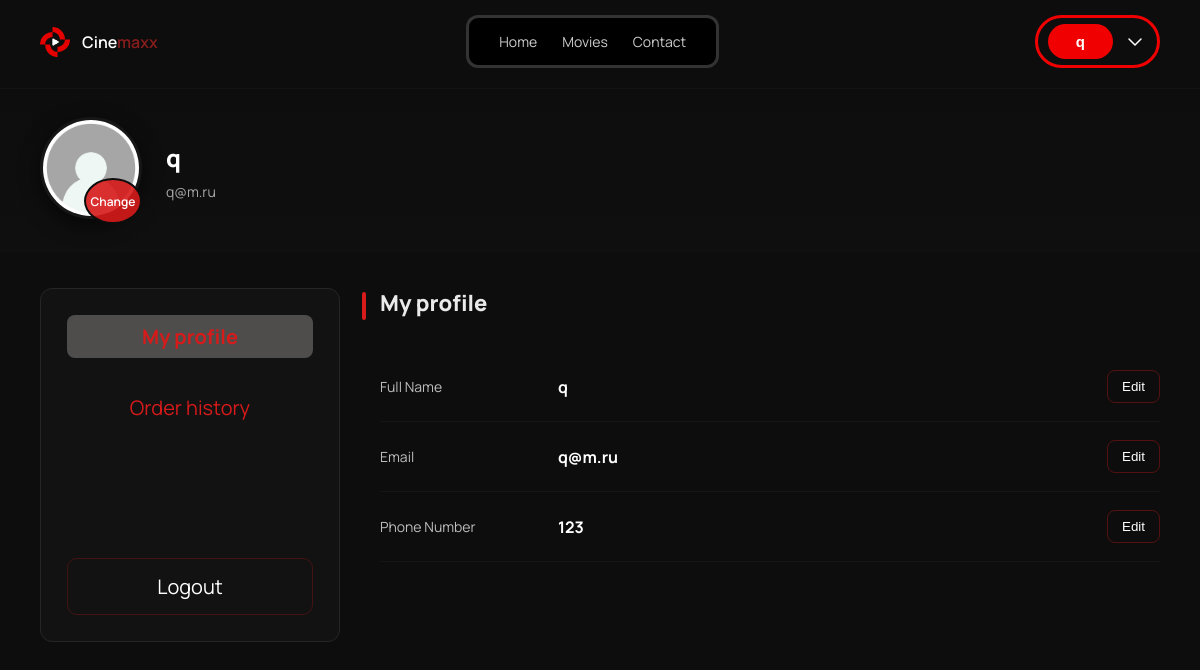
Page /users/profile/ (signed in) on the committed database.
### users/models.py (models this page shows)
class User(AbstractUser):
    full_name = models.CharField(max_length=255, blank=False)
    phone_number = models.CharField(max_length=15, blank=False)
    avatar = models.ImageField(upload_to='avatars/', blank=True, null=True)

### users/views.py (the view, shortened to what this page needs)
# urls.py: path('profile/', profile, name='profile'),
@login_required(login_url='users:login')
def profile(request):
    user_bookings = Booking.objects.filter(user=request.user).select_related('showtime__movie', 'showtime__hall')
    now = timezone.now()
    active_orders = user_bookings.filter(showtime__start_time__gte=now).order_by('showtime__start_time')
    past_orders = user_bookings.filter(showtime__start_time__lt=now).order_by('-showtime__start_time')
    context = {
        'active_orders': active_orders,
        'past_orders': past_orders,
    }
    return render(request, 'users/profile.html', context)

### users/templates/users/profile.html (shortened to what this page needs)
{% extends "movies/base.html" %}
{% load static %}
{% block css %}
    <link rel="stylesheet" href="{% static 'css/users/profile.css' %}">
{% endblock %}
{% block content %}
  <main class="profile-main">
    <section class="profile-banner">
      <div class="profile-left">
        <div class="avatar-container">
          {% if user.avatar %}
            <img class="avatar" src="{{ user.avatar.url }}" alt="User avatar">
          {% else %}
            <img class="avatar" src="{% static 'icons/default_avatar.jpg' %}" alt="User avatar">
          {% endif %}
          <label for="avatarInput" class="avatar-change-btn">Change</label>
        </div>
      </div>
      <div class="profile-info">
        <h1 class="full-name">{{ user.full_name }}  </h1>
        <p class="email">{{ user.email }}</p>
      </div>
    </section>
  </main>
  <section class="profile-details">
    <div class="profile-container">
      <aside class="profile-sidebar">
        <div class="sidebar-card">
          <nav class="side-nav">
            <a href="#" class="side-link active">My profile</a>
            <a href="#" class="side-link">Order history</a>
          </nav>
          <div class="logout-area">
            <a href="{% url 'users:logout' %}" class="logout-btn">Logout</a>
          </div>
        </div>
      </aside>
      <div class="profile-panel">
          <div class="panel-profile panel-view">
            <div class="panel-header">
              <h2>My profile</h2>
            </div>
            <form action="{% url 'users:profile' %}" method="post" enctype="multipart/form-data" id="profileForm">
              <div class="panel-body">
                <div class="field-row">
                  <div class="label">Full Name</div>
                  <div class="value">
                    <strong class="display-text">{{ user.full_name }}</strong>
                  </div>
                  <div class="actions">
                    <button type="button" class="edit-btn" data-field="full_name">Edit</button>
                  </div>
                </div>
                <div class="field-row">
                  <div class="label">Email</div>
                  <div class="value">
                    <strong class="display-text">{{ user.email }}</strong>
                  </div>
                  <div class="actions">
                    <button type="button" class="edit-btn" data-field="email">Edit</button>
                  </div>
                </div>
                <div class="field-row">
                  <div class="label">Phone Number</div>
                  <div class="value">
                    <strong class="display-text">{{ user.phone_number }}</strong>
                  </div>
                  <div class="actions">
                    <button type="button" class="edit-btn" data-field="phone_number">Edit</button>
                  </div>
                </div>
              </div>
            </form>
          </div>
      </div>
    </div>
  </section>
{% endblock %}

### movies/templates/movies/base.html (shortened to what this page needs)
{% load static %}
<!DOCTYPE html>
<html lang="en">
<head>
        {% block css %}{% endblock %}
</head>
<body>
<header class="navbar">
  <div class="logo">
    <img src="{% static 'icons/Vector.png' %}" alt="Cinemaxx Logo">
    <span class="brand">
      <span class="cine">Cine</span><span class="maxx">maxx</span>
    </span>
  </div>
  <nav class="menu-box" id="mainMenu">
    <a href="{% url 'movies:homepage' %}">Home</a>
    <a href="{% url 'movies:movies' %}">Movies</a>
    <a href="{% url 'movies:contact' %}">Contact</a>
  </nav>
  {% if user.is_authenticated %}
    <div class="profile-dropdown" id="profileDropdown">
        <button class="profile-btn" id="profileBtn" aria-haspopup="true" aria-expanded="false">
          <span class="profile-name">{{ user.full_name }}</span>
          <span class="arrow" aria-hidden="true">
            <svg width="24px" height="24px" stroke-width="1.5" viewBox="0 0 24 24" fill="none" xmlns="http://www.w3.org/2000/svg" color="#ffffff" aria-hidden="true">
              <path d="M6 9L12 15L18 9" stroke="#ffffff" stroke-width="1.5" stroke-linecap="round" stroke-linejoin="round"></path>
            </svg>
          </span>
        </button>
    </div>
  {% endif %}
</header>
  {% block content %}{% endblock %}
</body>
</html>

### rows in the picture
User: full_name "q", email "q@m.ru", phone_number "123"
